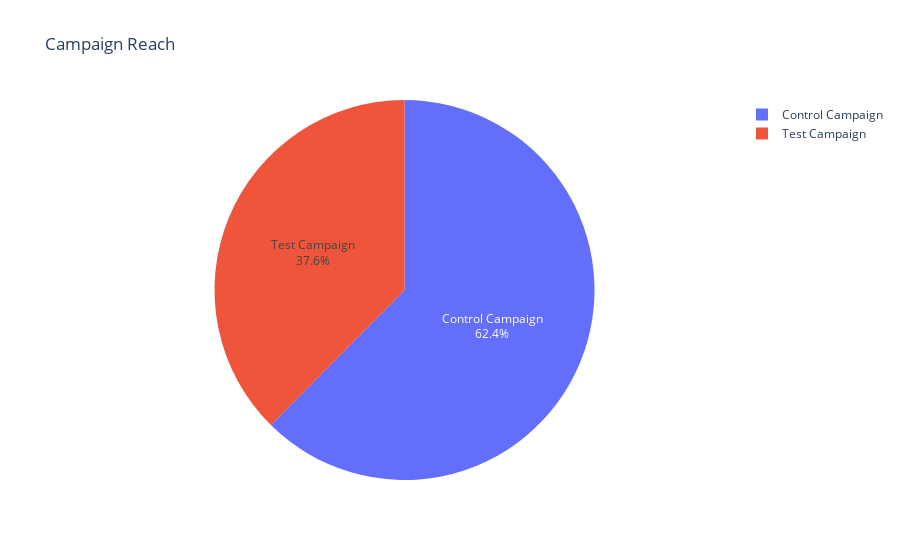

The notebook cell this image was saved under:
### Code cell
# Plot a pie chart to visualize the campaign reach by month

pie_chart = px.pie(campaign_grouped_reach, values='Total reach', names='Campaign Name',
                   title='Campaign Reach', hole=0,)
                   #hover_data=['Campaign Name'])

pie_chart.update_traces(textposition='inside', textinfo='percent+label')
pie_chart.show()

### Figure 1 — Plotly figure (JSON) as saved in the notebook; plotly's stock layout.template omitted (floating-point values rounded to 4 significant figures)
{"data": [{"domain": {"x": [0, 1], "y": [0, 1]}, "hole": 0, "hovertemplate": "Campaign Name=%{label}<br>Total reach=%{value}<extra></extra>", "labels": ["Control Campaign", "Test Campaign"], "legendgroup": "", "name": "", "showlegend": true, "textinfo": "percent+label", "textposition": "inside", "type": "pie", "values": [2665000.0, 1604747]}], "layout": {"legend": {"tracegroupgap": 0}, "title": {"text": "Campaign Reach"}}}
